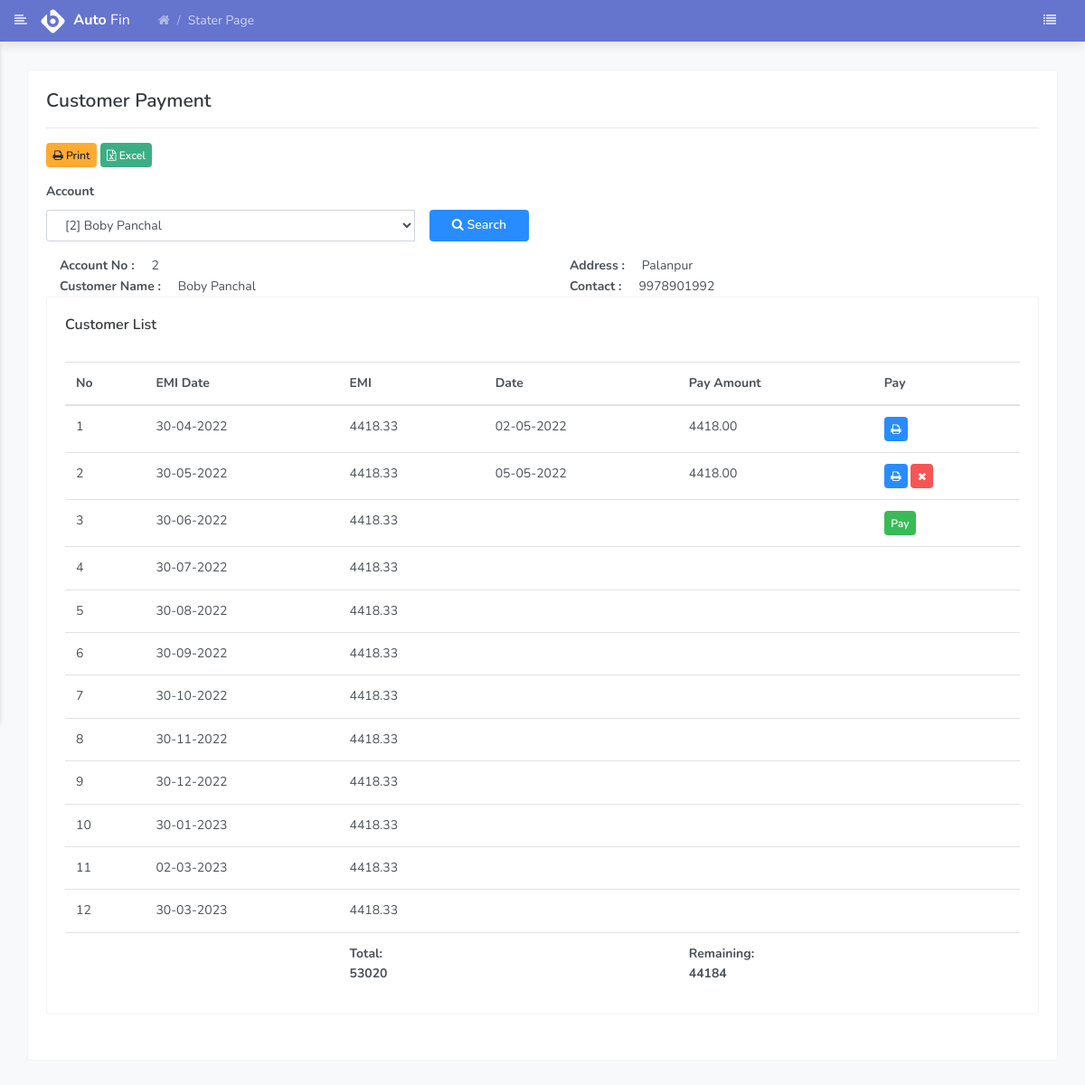
The page /light/customer_payment.php?customer=2 (signed in) on the database its author committed.
### tables this page shows
CREATE TABLE `customer` (
  `c_id` int(5) NOT NULL,
  `acc_no` int(5) NOT NULL,
  `name` varchar(255) NOT NULL,
  `address` varchar(255) NOT NULL,
  `mob_no` varchar(10) NOT NULL,
  `loan_amount` int(5) NOT NULL,
  `loan_month` int(2) NOT NULL,
  `loan_rate` float(10,2) NOT NULL,
  `emi` float(10,2) NOT NULL,
  `emi_capital` float(10,2) NOT NULL,
  `emi_interest` float(10,2) NOT NULL,
  `file_charge` float(5,2) NOT NULL,
  `fine` int(5) DEFAULT NULL,
  `total_loan` float(10,2) NOT NULL,
  `loan_date` date NOT NULL,
  `first_emi_date` date NOT NULL,
  `vehicle_reg_no` varchar(255) NOT NULL,
  `chassis_no` varchar(255) NOT NULL,
  `engine_no` varchar(255) NOT NULL,
  `model` varchar(255) NOT NULL,
  `other` text DEFAULT NULL,
  `showroom` varchar(255) NOT NULL,
  `gtr_name` varchar(255) NOT NULL,
  `gtr_address` varchar(255) NOT NULL,
  `gtr_contact` varchar(10) NOT NULL,
  `gtr_document` varchar(255) NOT NULL,
  `loan_clear` enum('No','Yes') NOT NULL,
  `city` varchar(255) NOT NULL,
  `district` varchar(255) NOT NULL,
  `wh_back` enum('No','Yes') NOT NULL,
  `birthday` date DEFAULT NULL,
  `pincode` int(6) NOT NULL,
  `vehicle_amount` int(10) NOT NULL,
  `downpayment` int(10) NOT NULL,
  `down_payment` enum('No','Yes') NOT NULL,
  `active` enum('Yes','No') NOT NULL
);

CREATE TABLE `payment` (
  `p_id` int(5) NOT NULL,
  `receipt_no` int(5) NOT NULL,
  `acc_no` int(5) NOT NULL,
  `inst_no` int(2) NOT NULL,
  `amount` float(10,2) NOT NULL,
  `type` enum('Cash','Cheque','Online') NOT NULL,
  `cheque_no` int(10) DEFAULT NULL,
  `cheque_date` date DEFAULT NULL,
  `emi_date` date NOT NULL,
  `pay_date` date NOT NULL,
  `fine` int(5) DEFAULT NULL,
  `inst_clear` enum('No','Yes') NOT NULL,
  `emi_capital` float(10,2) NOT NULL,
  `emi_interest` float(10,2) NOT NULL
);

### light/customer_payment.php (the view, shortened to what this page needs)
<?php
include "header_old.php";
$search=$_REQUEST['customer'];
?>
<div class="main_content" id="main-content">
  <div class="page">
    <div class="container-fluid">
      <div class="row clearfix">
        <div class="col-lg-12 col-md-12">
          <div class="card planned_task">
            <div class="body">
              <form class="forms-sample" method="get">
                <h4>Customer Payment</h4>
                <hr>
                <button type="button" class="btn btn-warning btn-sm" onclick="print_emi_details('P');"><i class="fa fa-print"></i> Print</button>
                <button type="button" class="btn btn-slack btn-sm" onclick="print_emi_details('E');"><i class="fa fa-file-excel-o"></i> Excel</button>
                <div class="row">
                  <div class="col-md-6"> <b>
                    <label for="basic-url">Account</label>
                    </b>
                    <div class="input-group" id="adv-search">
                      <select name="customer" id="customer" class="form-control" required>
                        <?php
							$sql1="SELECT `acc_no`,`name` FROM `customer`;";
							$result1=mysqli_query($link,$sql1);
							while($row=mysqli_fetch_array($result1)) {
								?>
                        <option value="<?php echo $row['acc_no']; ?>" <?php if($row['acc_no']==$_GET['customer']) echo 'selected'; ?> >[<?php echo $row['acc_no']; ?>] <?php echo $row['name']; ?> </option>
                        <?php } ?>
                      </select>
                      <div class="input-group-btn ml-3">
                        <div class="btn-group" role="group">
                          <button type="submit" class="btn btn-primary "><span class=" fa fa-search" aria-hidden="true"></span> Search</button>
                        </div>
                      </div>
                    </div>
                  </div>
                </div>
              </form>
              <?php if($search!=""){
                ?>
              <div class="row">
                <div class="col-md-6 ">
                  <?php
                    $result2=mysqli_fetch_array(mysqli_query($link,"select `acc_no`,`name`,`address`,`mob_no` from customer WHERE acc_no='$search'"));
                   ?>
                  <strong class="col-6">Account No : </strong><span><?php echo $result2['acc_no']; ?></span><br>
                  <strong class="col-6">Customer Name : </strong><span><?php echo $result2['name']; ?></span> </div>
                <div class="col-md-6"> <strong class="col-6">Address : </strong><span><?php echo $result2['address']; ?></span><br>
                  <strong class="col-6">Contact : </strong><span><?php echo $result2['mob_no']; ?></span> </div>
              </div>
              <div class="card" >
                <div class="header">
                  <h2>Customer List</h2>
                </div>
                <div class="body">
                  <div class="table-responsive">
                    <table class="table table-hover mb-0 c_list">
                      <thead>
                        <tr>
                          <th> No </th>
                          <th>EMI Date</th>
                          <th>EMI</th>
                          <th>Date</th>
                          <th>Pay Amount</th>
                          <th>Pay</th>
                        </tr>
                      </thead>
                      <tbody>
                        <?php
						$row=mysqli_fetch_array(mysqli_query($link,"select * from customer WHERE acc_no='$search'"));
						$i=0;
						$total_pay=0;
						$total=0;
						for($j=$i;$j<$row['loan_month'];$j++){
						 $date1=date('d-m-Y',strtotime('+'.$j.' Month '.$row['first_emi_date']));
                         $date2=date('Y-m-d',strtotime($date1));
						 list($pid,$pay_amount,$paydate,$instnum,$capital,$inst)=mysqli_fetch_array(mysqli_query($link,"select p_id,sum(amount),pay_date,inst_no,emi_capital,emi_interest from payment where acc_no='$_GET[customer]' and inst_no='".($j+1)."'"));
						 list($clear,$emi)=mysqli_fetch_array(mysqli_query($link,"select `inst_clear`,emi from `cust_inst_record` WHERE `acc_no`='$_GET[customer]' and `inst_no`='".($j+1)."' and `inst_date`='$date2'"));
						?>
                        <tr>
                          <td><?php echo $j+1;?></td>
                          <td><?php echo $date1; ?></td>
                          <td><?php echo $row['emi']; ?></td>
                          <td><?php if($paydate!=''){ echo date('d-m-Y',strtotime($paydate));} ?></td>
                          <td><?php echo $pay_amount;?></td>
                          <td>
                             <?php
							 if($clear=="Yes") {
							 $no =($j+1);
							  list($last_inst,$instno)=mysqli_fetch_array(mysqli_query($link,"SELECT `inst_clear`,inst_no FROM `payment` WHERE `acc_no`='$_GET[customer]' order by `inst_no` DESC"));
							  ?>
                             <a class="btn btn-sm btn-primary"  href="payreceipt.php?pid=<?php echo $no; ?>&accno=<?php echo $row['acc_no']; ?>" target="_blank" ><i class="fa fa-print" aria-hidden="true"></i> </a>
                                <?php
								if($instno == $no){ ?>
                              <a class="btn btn-sm btn-danger" href="delete_inst.php?acc_no=<?php echo $row['acc_no']; ?>&edate=<?php echo $date1; ?>&inst=<?php echo $j+1; ?>" onClick="return confirm('Are you sure you want to delete this record?')"><i class="fa fa-times" aria-hidden="true"></i></a>
                            <?php } ?>
                            <?php } else {
							   $no =($j+1);
							  list($last_inst,$instno)=mysqli_fetch_array(mysqli_query($link,"SELECT `inst_clear`,inst_no FROM `payment` WHERE `acc_no`='$_GET[customer]' order by `inst_no` DESC"));
							  if($instno == "") $instno = 1; else $instno = $instno + 1;
							  if($instno == $no){?>
                              <a class="btn btn-sm btn-success" href="pay_inst.php?acc_no=<?php echo $row['acc_no']; ?>&inst=<?php echo $j+1; ?>&date=<?php echo date('Y-m-d',strtotime($date1)); ?>">Pay</a>
							  <?php }
							}?>
                          </td>
                        </tr>
                        <?php  $total= $total + $row['emi'];
                        $total_pay= $total_pay + $pay_amount;}  ?>
                          <tr>
                            <td></td>
                            <td></td>
                            <td><b>Total: </b><br><b><?php echo round($total); ?></b></td>
                              <td></td>
                            <td><b>Remaining: </b><br><b><?php echo round($total - $total_pay); ?></b></td>
                            <td></td>
                          </tr>
                      </tbody>
                    </table>
                  </div>
                </div>
              </div>
              <?php } ?>
            </div>
          </div>
        </div>
      </div>
    </div>
  </div>
</div>
<?php
include "footer.php";
?>

### rows shown on the page
customer: acc_no "2", name "Boby Panchal", address "Palanpur", mob_no "9978901992", first_emi_date "30-04-2022", emi "4418.33", first_emi_date "30-05-2022", first_emi_date "30-06-2022", first_emi_date "30-07-2022", first_emi_date "30-08-2022", first_emi_date "30-09-2022", first_emi_date "30-10-2022", first_emi_date "30-11-2022", first_emi_date "30-12-2022", first_emi_date "30-01-2023", first_emi_date "02-03-2023", first_emi_date "30-03-2023"
payment: pay_date "02-05-2022"
payment: pay_date "05-05-2022"

### other values the page prints
$pay_amount "4418.00"
$total "53020"
$total - $total_pay "44184"
